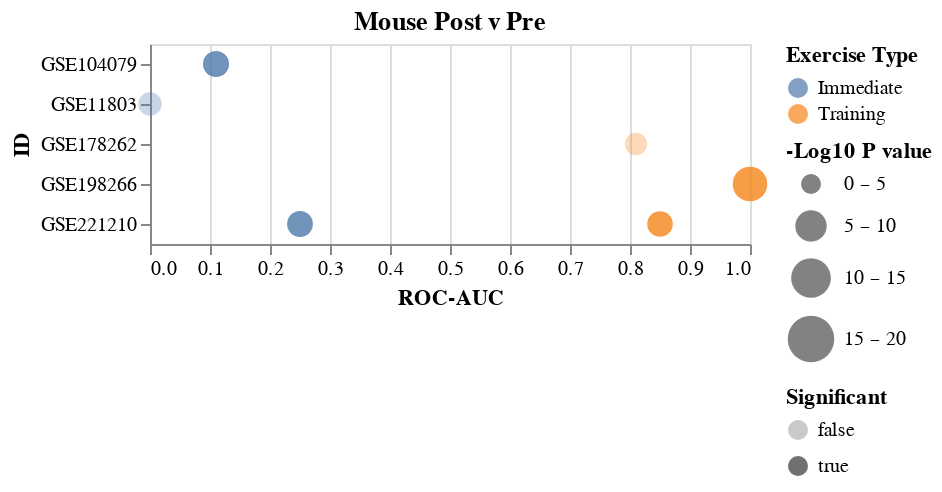

Notebook source saved alongside this figure:
### Code cell
df=pd.read_excel('./Files/SupplementaryTable1_ImmediateTraining_ROCAUC_Pvalues.xlsx',index_col=0)
makeFig4C(df)

### Figure 1 — Vega-Lite specification as saved in the notebook (floating-point values rounded to 4 significant figures)
{"config": {"view": {"continuousWidth": 300, "continuousHeight": 300}}, "data": {"name": "data-dec6cecfe6052d481255a2b7300b561f"}, "mark": {"type": "circle"}, "encoding": {"color": {"field": "Exercise Type", "type": "nominal"}, "opacity": {"field": "Significant", "type": "nominal"}, "size": {"field": "-Log10 P value", "scale": {"bins": [0, 5, 10, 15, 20], "range": [100, 300], "reverse": false}, "type": "quantitative"}, "x": {"field": "ROC-AUC", "scale": {"domain": [0, 1]}, "type": "quantitative"}, "y": {"field": "ID", "type": "nominal"}}, "title": "Mouse Post v Pre", "$schema": "https://vega.github.io/schema/vega-lite/v5.8.0.json", "datasets": {"data-dec6cecfe6052d481255a2b7300b561f": [{"ID": "GSE104079", "ROC-AUC": 0.11, "Pval": 0.0039, "Exercise Type": "Immediate", "-Log10 P value": 2.409, "Significant": true}, {"ID": "GSE11803", "ROC-AUC": 0.0, "Pval": 0.0525, "Exercise Type": "Immediate", "-Log10 P value": 1.28, "Significant": false}, {"ID": "GSE221210", "ROC-AUC": 0.25, "Pval": 0.00548, "Exercise Type": "Immediate", "-Log10 P value": 2.261, "Significant": true}, {"ID": "GSE221210", "ROC-AUC": 0.85, "Pval": 0.00672, "Exercise Type": "Training", "-Log10 P value": 2.173, "Significant": true}, {"ID": "GSE198266", "ROC-AUC": 1.0, "Pval": 1.61e-07, "Exercise Type": "Training", "-Log10 P value": 6.793, "Significant": true}, {"ID": "GSE178262", "ROC-AUC": 0.81, "Pval": 0.133, "Exercise Type": "Training", "-Log10 P value": 0.8761, "Significant": false}]}}
